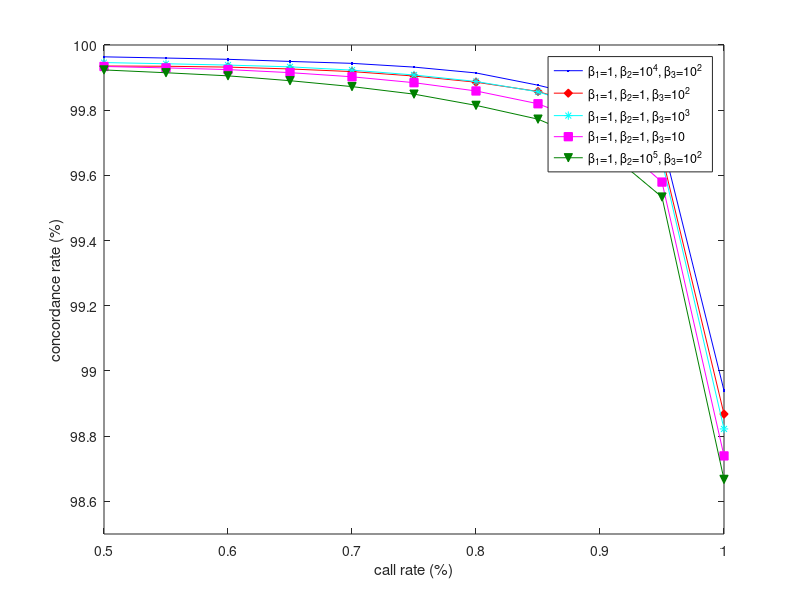

Write MATLAB code to recreate this figure.
tbl_1_10000_100 = dlmread('cr_vs_ac_1_10000_100.txt');
tbl_1_10000_100(:,2) = tbl_1_10000_100(:,2)*100;
plot(tbl_1_10000_100(:,1),tbl_1_10000_100(:,2),'b.-');
hold on;

tbl_1_1_100 = dlmread('cr_vs_ac_1_1_100.txt');
tbl_1_1_100(:,2) = tbl_1_1_100(:,2)*100;
plot(tbl_1_1_100(:,1),tbl_1_1_100(:,2),'r-d','MarkerFaceColor',[1 0 0]);
hold on;

tbl_1_1_1000 = dlmread('cr_vs_ac_1_1_1000.txt');
tbl_1_1_1000(:,2) = tbl_1_1_1000(:,2)*100;
plot(tbl_1_1_1000(:,1),tbl_1_1_1000(:,2),'c-*',...
    'MarkerFaceColor', 'c');
hold on;

tbl_1_1_10 = dlmread('cr_vs_ac_1_1_10.txt');
tbl_1_1_10(:,2) = tbl_1_1_10(:,2)*100;
plot(tbl_1_1_10(:,1),tbl_1_1_10(:,2),'m-s',...
    'MarkerFaceColor', 'm');
hold on;

tbl_1_100000_100 = dlmread('cr_vs_ac_1_100000_100.txt');
tbl_1_100000_100(:,2) = tbl_1_100000_100(:,2)*100;
plot(tbl_1_100000_100(:,1),tbl_1_100000_100(:,2),'-v','Color',[0 0.5 0],...
    'MarkerFaceColor', [0 0.5 0]);
hold on;





ylim([98.5 100]);
xlabel('call rate (%)');
ylabel('concordance rate (%)');
%set(gca, 'xdir','reverse');
hl = legend('\beta_1=1, \beta_2=10^4, \beta_3=10^2', ...
            '\beta_1=1, \beta_2=1, \beta_3=10^2', ...
            '\beta_1=1, \beta_2=1, \beta_3=10^3',...
            '\beta_1=1, \beta_2=1, \beta_3=10',...
            '\beta_1=1, \beta_2=10^5, \beta_3=10^2',...
            'Location', 'Best');
set(hl, 'Interpreter', 'tex');
